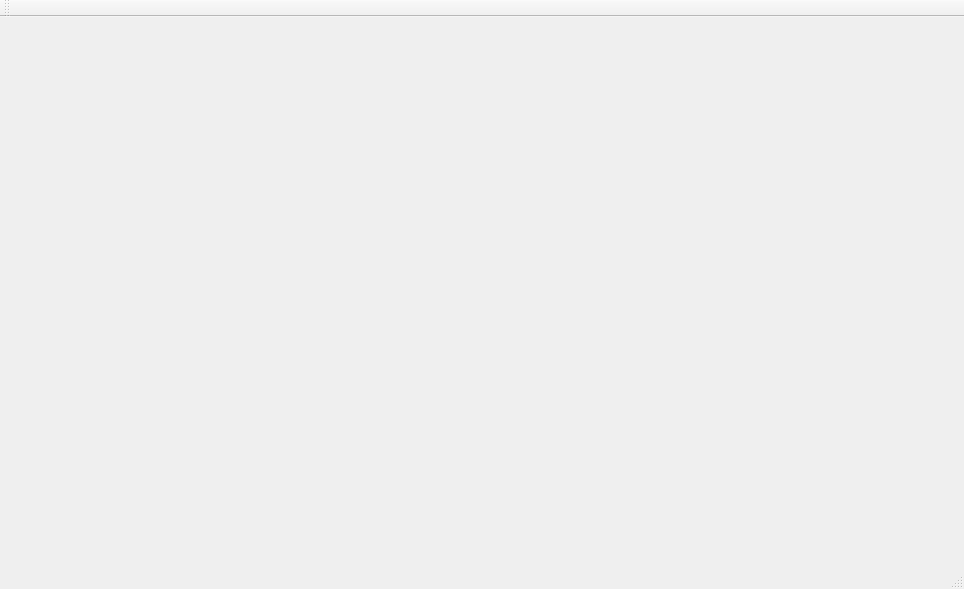
<?xml version="1.0" encoding="UTF-8"?>
<ui version="4.0">
 <class>exampleClass</class>
 <widget class="QMainWindow" name="exampleClass">
  <property name="geometry">
   <rect>
    <x>0</x>
    <y>0</y>
    <width>964</width>
    <height>589</height>
   </rect>
  </property>
  <property name="windowTitle">
   <string>example</string>
  </property>
  <widget class="QWidget" name="centralWidget"/>
  <widget class="QMenuBar" name="menuBar">
   <property name="geometry">
    <rect>
     <x>0</x>
     <y>0</y>
     <width>964</width>
     <height>23</height>
    </rect>
   </property>
  </widget>
  <widget class="QToolBar" name="mainToolBar">
   <attribute name="toolBarArea">
    <enum>TopToolBarArea</enum>
   </attribute>
   <attribute name="toolBarBreak">
    <bool>false</bool>
   </attribute>
  </widget>
  <widget class="QStatusBar" name="statusBar"/>
 </widget>
 <layoutdefault spacing="6" margin="11"/>
 <resources>
  <include location="example.qrc"/>
 </resources>
 <connections/>
</ui>
